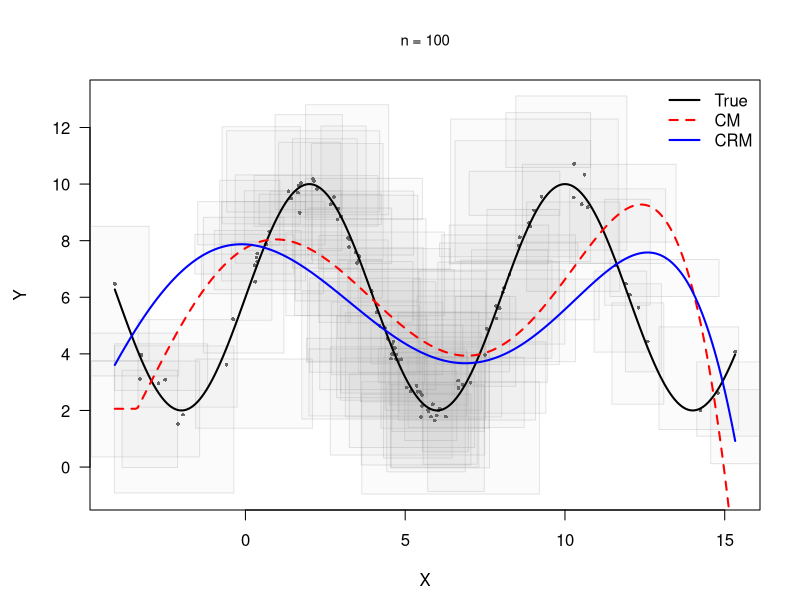

R code for this plot:
#################################
### This code execute orthogonal regression method for interval value curve for 
## reconstructed center and range method and center method 
## This is compared with the true curve
## Result: This generate curves based on simulation settings used.
#################################

n <- 100 ## for other sample sizes, please change to 200, 300, 400 and 500.
set.seed(100)

X_raw <- rnorm(n, 5, 2^2)
X <- X_raw
xmin_global <- min(X)
xmax_global <- max(X)

legendre_basis <- function(x, k) {
  x_scaled <- (x - xmin_global) / (xmax_global - xmin_global)
  x_scaled <- pmin(pmax(x_scaled, 0), 1)
  z <- 2*x_scaled - 1
  n <- length(x)
  Phi <- matrix(0, n, k+1)
  Phi[,1] <- 1
  if (k >= 1) Phi[,2] <- sqrt(3) * z
  if (k >= 2) Phi[,3] <- sqrt(5) * (3*z^2 - 1)/2
  if (k >= 3) {
    P_prev <- z; P_curr <- (3*z^2 - 1)/2
    for (j in 2:k) {
      P_next <- ((2*j-1)*z*P_curr - (j-1)*P_prev)/j
      Phi[,j+1] <- sqrt(2*j+1) * P_next
      P_prev <- P_curr; P_curr <- P_next
    }
  }
  return(Phi)
}

# Special basis for already-scaled inputs (no global rescaling)
legendre_basis_scaled <- function(x_scaled, k) {
  x_scaled <- pmin(pmax(x_scaled, 0), 1)
  z <- 2*x_scaled - 1
  n <- length(x_scaled)
  Phi <- matrix(0, n, k+1)
  Phi[,1] <- 1
  if (k >= 1) Phi[,2] <- sqrt(3) * z
  if (k >= 2) Phi[,3] <- sqrt(5) * (3*z^2 - 1)/2
  if (k >= 3) {
    P_prev <- z; P_curr <- (3*z^2 - 1)/2
    for (j in 2:k) {
      P_next <- ((2*j-1)*z*P_curr - (j-1)*P_prev)/j
      Phi[,j+1] <- sqrt(2*j+1) * P_next
      P_prev <- P_curr; P_curr <- P_next
    }
  }
  return(Phi)
}

select_k_lcv <- function(X, Y, k_max = 10) {
  n <- length(X)
  lcv_vals <- numeric(k_max)
  for (k in 1:k_max) {
    errors <- numeric(n)
    for (j in 1:n) {
      X_train <- X[-j]; Y_train <- Y[-j]
      Phi_train <- legendre_basis_scaled(X_train, k)
      theta_hat <- tryCatch(
        qr.solve(Phi_train, Y_train),
        error = function(e) {
          lambda <- 1e-6
          solve(t(Phi_train) %*% Phi_train + lambda*diag(ncol(Phi_train))) %*% t(Phi_train) %*% Y_train
        }
      )
      if(any(!is.finite(theta_hat))) next
      Phi_test <- legendre_basis_scaled(X[j], k)
      errors[j] <- (Y[j] - Phi_test %*% theta_hat)^2
    }
    lcv_vals[k] <- mean(errors)
  }
  which.min(ifelse(is.na(lcv_vals), Inf, lcv_vals))
}

orthogonal_regression_scaled <- function(X_sc, Y, k_max = 10) {
  k_cv  <- select_k_lcv(X_sc, Y, k_max)
  k_opt <- min(k_cv, floor(length(X_sc)^(1/3)))
  Phi   <- legendre_basis_scaled(X_sc, k_opt)
  theta_hat <- tryCatch(
    qr.solve(Phi, Y),
    error = function(e) {
      lambda <- 1e-6
      solve(crossprod(Phi) + lambda*diag(ncol(Phi)), crossprod(Phi, Y))
    }
  )
  list(theta = theta_hat, k = k_opt)
}

true_function <- function(x) 6 + 4*sin(0.25*pi*x)

r1x <- runif(n, 0.01, 3); r2x <- runif(n, 0.01, 3)
XL  <- X - r1x;           XU  <- X + r2x
Y_true <- true_function(X)
eps    <- rnorm(n, 0, 0.3)
Y      <- Y_true + eps
r1y <- runif(n, 0.01, 3); r2y <- runif(n, 0.01, 3)
YL  <- Y - r1y;           YU  <- Y + r2y

# Scale XL, XU to [0,1] using global X range
XL_sc <- pmin(pmax((XL - xmin_global)/(xmax_global - xmin_global), 0), 1)
XU_sc <- pmin(pmax((XU - xmin_global)/(xmax_global - xmin_global), 0), 1)
Xc_sc <- (XL_sc + XU_sc) / 2   # scaled midpoints
Xr_sc <- (XU_sc - XL_sc) / 2   # scaled half-ranges
Xc1  <- (XL + XU) / 2 #unscaled
# Center method
Yc <- (YL + YU) / 2
fit_cm_obj <- orthogonal_regression_scaled(Xc_sc, Yc)

# CRM
crm_interval_regression <- function(XL_sc, XU_sc, YL, YU, k_max = 10, M = 100) {
  n   <- length(YL)
  Cy  <- (YL + YU) / 2
  Ry  <- (YU - YL) / 2
  Xc  <- (XL_sc + XU_sc) / 2
  Xr  <- (XU_sc - XL_sc) / 2
  Xr_sc2 <- (Xr - min(Xr))/(max(Xr)-min(Xr))
  ymin <- min(Cy); ymax <- max(Cy); yrng <- ymax - ymin
  if(yrng == 0) yrng <- 1
  yminr <- min(Ry); ymaxr <- max(Ry); yrngr <- ymaxr - yminr
  if(yrngr == 0) yrngr <- 1
  
  Cy_sc <- (Cy - ymin) / yrng
  Ry_sc <- pmax((Ry - yminr) / yrngr, 1e-6)
  
  fit_c0   <- orthogonal_regression_scaled(Xc, Cy_sc, k_max)
  Cy_hat_s <- as.vector(scale(legendre_basis_scaled(Xc, fit_c0$k) %*% fit_c0$theta))
  fit_r0 <- orthogonal_regression_scaled(Xr_sc2, Ry_sc, k_max)
  Ry_hat_s <- as.vector(scale(abs(legendre_basis_scaled(Xr, fit_r0$k) %*% fit_r0$theta)))
  
  w_c <- abs(Cy_hat_s) + 1e-6; w_c <- w_c / sum(w_c)
  w_r <- abs(Ry_hat_s) + 1e-6; w_r <- w_r / sum(w_r)
  
  # Grid in scaled [0,1] space
  #x_grid_sc  <- seq(0, 1, length.out = 300)
  x_grid_sc <- seq(min(Xc_sc), max(Xc_sc), length.out=300)
  YL_mat     <- matrix(0,  M, n)
  YU_mat     <- matrix(0,  M, n)
  grid_mat_c   <- matrix(NA, M, 300)
  grid_mat_r <- matrix(NA, M, 300)
  h_hat_l <- matrix(NA, M, 300)
  h_hat_u <- matrix(NA, M, 300)
  
  for(m in 1:M) {
    ic <- sample(n, replace=TRUE, prob=w_c)
    ir <- sample(n, replace=TRUE, prob=w_r)
    Ry_star <- pmax(Ry_sc[ir], 1e-6)
    Y_star  <- Cy_sc[ic] + runif(n, -Ry_star, Ry_star)
    
    fc <- orthogonal_regression_scaled(Xc[ic], Y_star, k_max)
    fr <- orthogonal_regression_scaled(Xr_sc2[ir], Y_star, k_max)
    
    Yhat_c <- legendre_basis_scaled(Xc, fc$k) %*% fc$theta
    Yhat_r <- legendre_basis_scaled(Xr, fr$k) %*% fr$theta
    YLh <- Yhat_c - abs(Yhat_r)/2
    YUh <- Yhat_c + abs(Yhat_r)/2
    if(any(!is.finite(YLh)) || any(!is.finite(YUh))) next
    
    YL_mat[m,] <- pmin(YLh, YUh)
    YU_mat[m,] <- pmax(YLh, YUh)
    
    # Predict on grid in same scaled space, back-transform to Y
    Phi_gc        <- legendre_basis_scaled(x_grid_sc, fc$k)
    xr_grid_sc2 <- seq(min(Xr_sc), max(Xr_sc), length.out=300)
    Phi_gr <- legendre_basis_scaled(xr_grid_sc2, fr$k)
    grid_mat_c[m,] <- ymin + yrng * as.vector(Phi_gc %*% fc$theta)
    grid_mat_r[m,] <- yminr + yrngr * as.vector(Phi_gr %*% fr$theta)
    h_hat_l[m,] <- grid_mat_c[m,]-grid_mat_r[m,]
    h_hat_u[m,] <- grid_mat_c[m,]+grid_mat_r[m,]
  }
  
  valid  <- apply(is.finite(YL_mat) & YL_mat != 0, 1, all)
  mean_L <- ymin + yrng * colMeans(YL_mat[valid,,drop=FALSE])
  mean_U <- ymin + yrng * colMeans(YU_mat[valid,,drop=FALSE])
  x_grid_sc <- seq(0,1,length.out=300)
  x_grid_real <- xmin_global + x_grid_sc*(xmax_global - xmin_global)
  y_grid_avg_l <- colMeans(h_hat_l[valid,,drop=FALSE], na.rm=TRUE)
  y_grid_avg_u <- colMeans(h_hat_u[valid,,drop=FALSE], na.rm=TRUE)
  
  list(
    YL_hat = as.vector(pmin(mean_L, mean_U)),
    YU_hat = as.vector(pmax(mean_L, mean_U)),
    x_grid = x_grid_real,
    y_grid_l = y_grid_avg_l,    # length 300, on original Y scale
    y_grid_u = y_grid_avg_u,
    y_grid_avg = (y_grid_avg_l+y_grid_avg_u)/2
  )
}

fit_crm <- crm_interval_regression(XL_sc, XU_sc, YL, YU)

# Grid on original X scale for plotting
x_grid <- seq(xmin_global, xmax_global, length.out = 300)
x_grid1 <- seq(min(Xc1), max(Xc1), length.out = 300)
# CM curve on grid (legendre_basis rescales x_grid internally)
Phi_cm_grid  <- legendre_basis(x_grid1, fit_cm_obj$k)
y_cm_grid    <- as.vector(Phi_cm_grid %*% fit_cm_obj$theta)

# CRM curve
y_crm_grid_l <- fit_crm$y_grid_l
y_crm_grid_u <- fit_crm$y_grid_u
y_grid_avg <- fit_crm$y_grid_avg
# Plot
par(mar = c(4.5, 4.5, 4, 2), bg = "white")

plot(NA,
     xlim = range(x_grid),
     ylim = range(c(YL, YU), na.rm=TRUE),
     xlab = "X", ylab = "Y",
     main = "n = 100", ### We need to chage sample size accordingly
     cex.main = 0.9, font.main = 1, las = 1)

# Interval rectangles
for(i in 1:n) {
  rect(XL[i], YL[i], XU[i], YU[i],
       col    = rgb(0.7, 0.7, 0.7, 0.05),
       border = rgb(0.5, 0.5, 0.5, 0.20))
}

# Points
points(X, Y, pch=16, cex=0.5, col="grey40")

# Curves
lines(x_grid, true_function(x_grid), col="black", lwd=2,   lty=1)
lines(x_grid, y_cm_grid,             col="red",   lwd=2,   lty=2)
lines(x_grid, y_grid_avg,            col="blue",  lwd=2,   lty=1)
#lines(x_grid, y_crm_grid_u,            col="yellow",  lwd=2,   lty=1)

legend("topright",
       legend = c("True", "CM", "CRM"),
       col    = c("black", "red", "blue"),
       lty    = c(1, 2, 1),
       lwd    = 2,
       bty    = "n")
